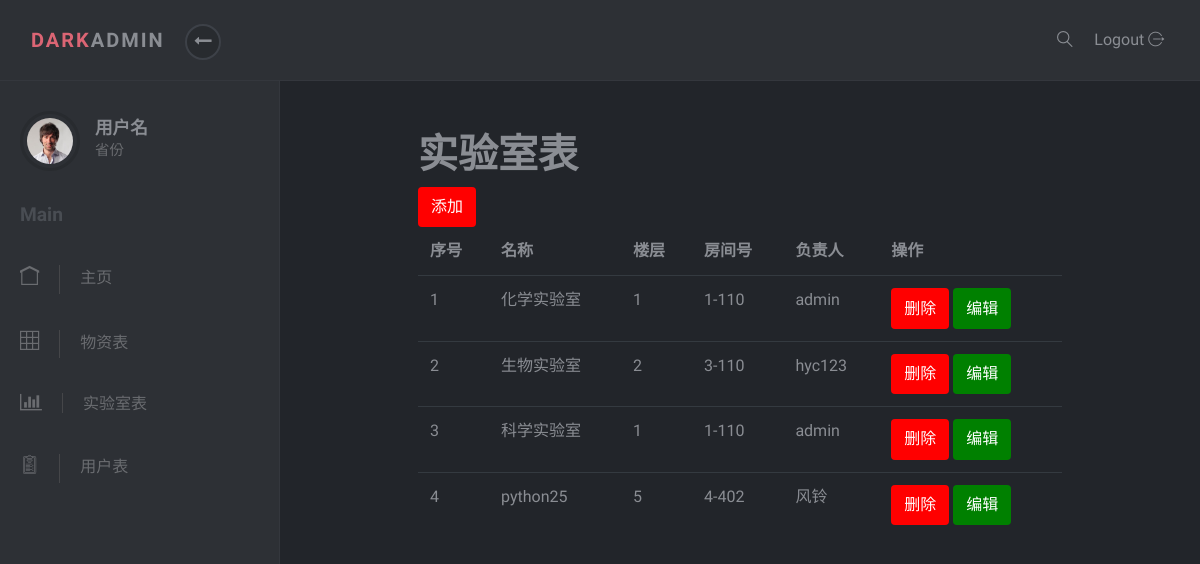
/laboratory/, run on the app's committed database.
### djangoapp1/models.py (models this page shows, shortened)
class laboratory(models.Model):
    lname = models.CharField(max_length=20,verbose_name='实验室名称')
    floor = models.IntegerField(verbose_name='楼层')
    room_num = models.CharField(max_length=20,verbose_name='房间号')
    user = models.ForeignKey('User',verbose_name='负责人')

class User(models.Model):
    user_name = models.CharField(max_length=20,verbose_name='用户名',unique=True)
    passwd = models.CharField(max_length=20,verbose_name='密码')
    uname  = models.CharField(max_length=6,verbose_name='姓名',)
    phone = models.CharField(max_length=11,verbose_name='手机号',default=0)
    def __str__(self):
        return self.user_name

### djangoapp1/views.py (the view)
# urls.py: url(r"^laboratory/$",views.laboratory,name='laboratory'),
def laboratory(request):
    laboratory_obj = models.laboratory.objects.all()
    content = {
        'laboratory_obj': laboratory_obj
    }
    return render(request, 'laboratory.html', content)

### templates/laboratory.html (shortened to what this page needs)
{% extends 'base.html' %}
{% block content%}
<div style="width: 70%;margin:auto auto;margin-top: 50px">
<h1>实验室表</h1>
  <a href="{% url 'laboratoryadd' %}">
            <button class="btn btn-default" type="button" style="color: white;background-color: red">添加</button>
        </a>
<table class="table table-hover">
    <thead>
       <tr>
           <th>序号</th>
                <th>名称</th>
                <th>楼层</th>
                <th>房间号</th>
                <th>负责人</th>
                <th>操作</th>
            </tr>
    </thead>
    <tbody>
    {% for foo in laboratory_obj %}
    <tr>
    <td>{{ forloop.counter}}</td>
        <td>{{ foo.lname }}</td>
        <td>{{ foo.floor }}</td>
        <td>{{ foo.room_num }}</td>
        <td>{{ foo.user}}</td>
    <td>
        <a><button class="btn btn-default del" value="{{ foo.pk }}" type="button" style="color: white;background-color: red">删除</button></a>
        <a href="{% url 'laboratoryedit' foo.pk %}"><button class="btn btn-default" type="button" style="color: white;background-color: green">编辑</button></a>
    </td>
    </tr>
    {% endfor %}
    </tbody>
</table>
</div>
{% endblock %}

### static/css/style.default.css (style rules this page uses)
body { position: relative; }
a { -webkit-transition: all 0.3s; transition: all 0.3s; display: inline-block; }
button { cursor: pointer; }
button, input[type='submit'] { cursor: pointer; font-family: inherit; font-weight: 300 !important; }
.table { margin-bottom: 0; }
.table td, .table th { border-color: #343a40; }
.table thead th { border: none; }
.btn { font-weight: 400; border: 1px solid transparent; padding: 0.45rem 0.75rem; font-size: 1rem; line-height: 1.5; border-radius: 0.25rem; -webkit-transition: color 0.15s ease-in-out, background-color 0.15s ease-in-out, border-color 0.15s ease-in-out, -webkit-box-shadow 0.15s ease-in-out; transition: color 0.15s ease-in-out, background-color 0.15s ease-in-out, border-color 0.15s ease-in-out, -webkit-box-shadow 0.15s ease-in-out; transition: color 0.15s ease-in-out, background-color 0.15s ease-in-out, border-color 0.15s ease-in-out, box-shadow 0.15s ease-in-out; transition: color 0.15s ease-in-out, background-color 0.15s ease-in-out, border-color 0.15s ease-in-out, box-shadow 0.15s ease-in-out, -webkit-box-shadow 0.15s ease-in-out; }
body { font-family: "Muli", sans-serif; font-size: 1rem; font-weight: 400; line-height: 1.5; color: #8a8d93; background-color: #fff; }
a { color: #DB6574; text-decoration: none; }
h1, h2, h3, h4, h5, h6, .h1, .h2, .h3, .h4, .h5, .h6 { margin-bottom: 0.5rem; font-family: inherit; font-weight: 700; line-height: 1.2; color: inherit; }
h1, .h1 { font-size: 2.5rem; }

### data on the page
laboratory: lname "化学实验室", floor "1", room_num "1-110", user "admin"
laboratory: lname "生物实验室", floor "2", room_num "3-110", user "hyc123"
laboratory: lname "科学实验室", floor "1", room_num "1-110", user "admin", {{ foo.pk }} 4 (drawn)
laboratory: lname "python25", floor "5", room_num "4-402", user "风铃"
